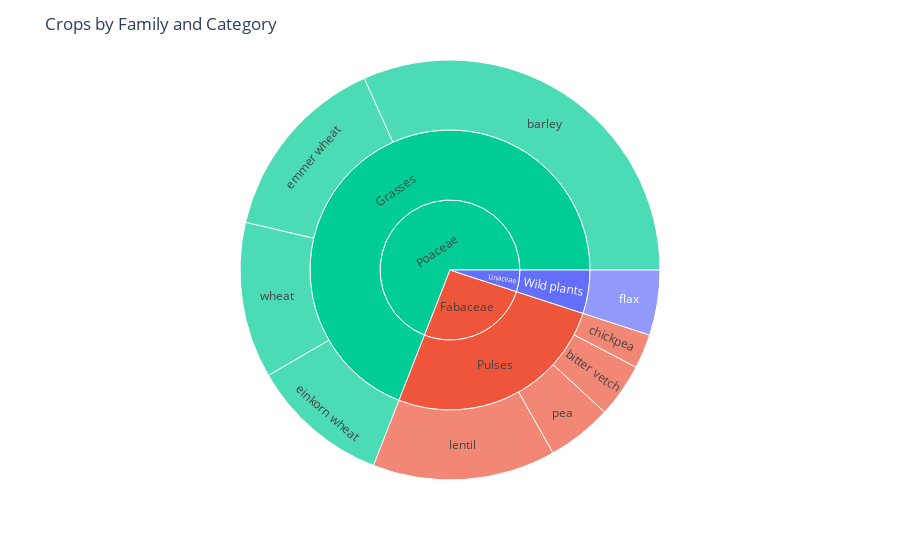

This figure's notebook cell:
### Code cell
crop_hierarchy = crops.groupby(['family', 'category', 'founder_crop']).size().reset_index(name='count')

fig = px.sunburst(
    crop_hierarchy,
    path=['family', 'category', 'founder_crop'],
    values='count',
    color='category'
)

fig.update_layout(
    title='Crops by Family and Category'
)

fig.show()

### Figure 1 — Plotly figure (JSON) as saved in the notebook; plotly's stock layout.template omitted (floating-point values rounded to 4 significant figures)
{"data": [{"branchvalues": "total", "customdata": [["Wild plants"], ["Pulses"], ["Pulses"], ["Grasses"], ["Grasses"], ["Pulses"], ["Pulses"], ["Grasses"], ["Grasses"], ["Grasses"], ["Pulses"], ["Wild plants"], ["Pulses"], ["Wild plants"], ["Grasses"]], "domain": {"x": [0, 1], "y": [0, 1]}, "hovertemplate": "labels=%{label}<br>count=%{value}<br>parent=%{parent}<br>id=%{id}<br>category=%{customdata[0]}<extra></extra>", "ids": ["Linaceae/Wild plants/flax", "Fabaceae/Pulses/lentil", "Fabaceae/Pulses/pea", "Poaceae/Grasses/wheat", "Poaceae/Grasses/barley", "Fabaceae/Pulses/bitter vetch", "Fabaceae/Pulses/chickpea", "Poaceae/Grasses/einkorn wheat", "Poaceae/Grasses/emmer wheat", "Poaceae/Grasses", "Fabaceae/Pulses", "Linaceae/Wild plants", "Fabaceae", "Linaceae", "Poaceae"], "labels": ["flax", "lentil", "pea", "wheat", "barley", "bitter vetch", "chickpea", "einkorn wheat", "emmer wheat", "Grasses", "Pulses", "Wild plants", "Fabaceae", "Linaceae", "Poaceae"], "marker": {"colors": ["#636efa", "#EF553B", "#EF553B", "#00cc96", "#00cc96", "#EF553B", "#EF553B", "#00cc96", "#00cc96", "#00cc96", "#EF553B", "#636efa", "#EF553B", "#636efa", "#00cc96"]}, "name": "", "parents": ["Linaceae/Wild plants", "Fabaceae/Pulses", "Fabaceae/Pulses", "Poaceae/Grasses", "Poaceae/Grasses", "Fabaceae/Pulses", "Fabaceae/Pulses", "Poaceae/Grasses", "Poaceae/Grasses", "Poaceae", "Fabaceae", "Linaceae", "", "", ""], "type": "sunburst", "values": [53, 149, 53, 127, 335, 44, 28, 113, 155, 730, 274, 53, 274, 53, 730]}], "layout": {"legend": {"tracegroupgap": 0}, "margin": {"t": 60}, "title": {"text": "Crops by Family and Category"}}}
